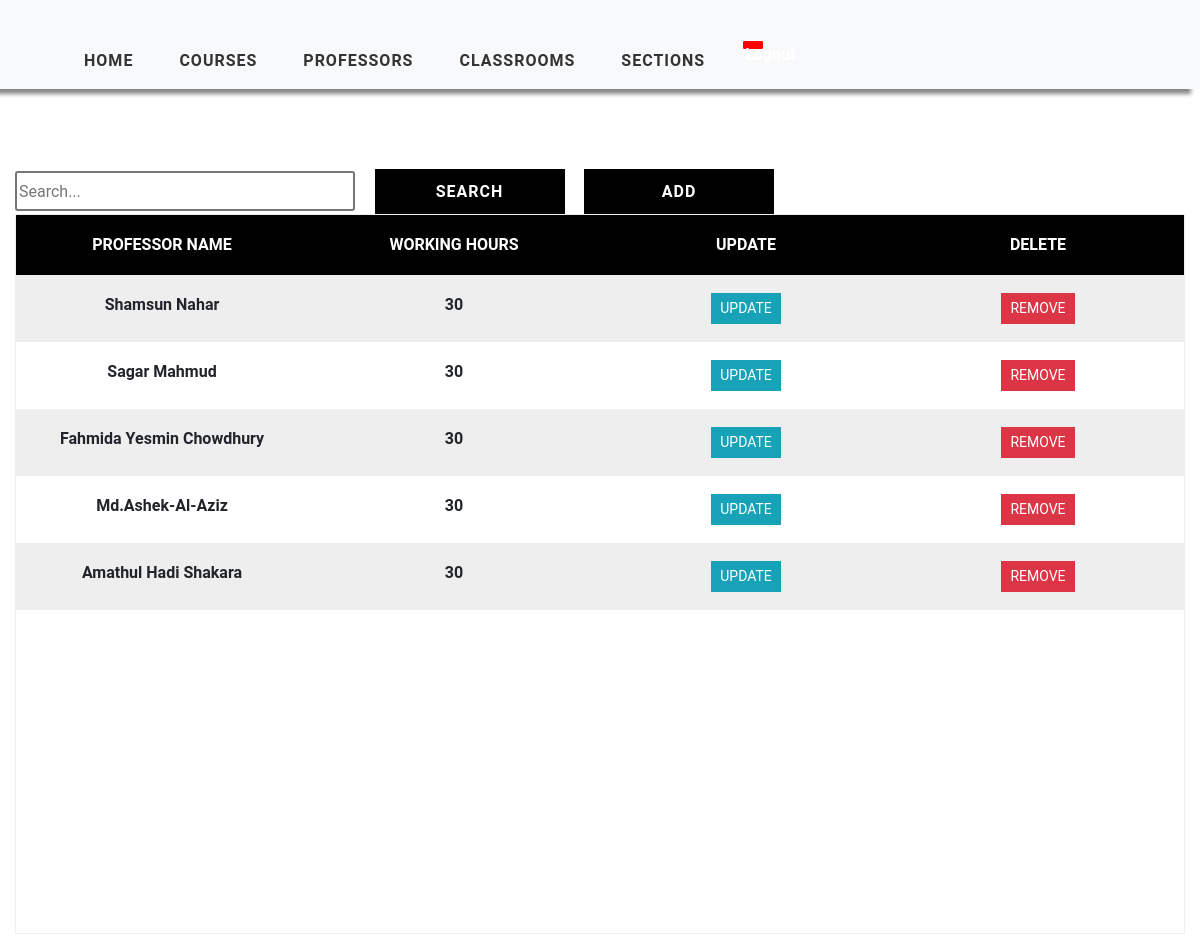
The page /professor_view/ (signed in) on the database its author committed.
### timetableapp/models.py (models this page shows, shortened)
class Professor(models.Model):
    professor_id = models.CharField(max_length=2000, primary_key=True)
    professor_name = models.CharField(max_length=2000, null=True)
    working_hours = models.IntegerField(null=True)
    available_hours = models.IntegerField(null=True)

### timetableapp/views.py (the view)
# urls.py: path('professor_view/', views.ProfessorTable, name='professor_view'),
@login_required(login_url='login')
def ProfessorTable(request):
    professor1 = Professor.objects.all()
    context = {'professor1': professor1}
    return render(request, 'timetableapp/ProfessorTable.html', context)

### timetableapp/templates/timetableapp/ProfessorTable.html
{% extends 'timetableapp/main.html' %}
{% load static %}
{% block content %}
    <div class="container-fluid">
    <div class="search">
        <input type="text" class="searchbox" placeholder="Search...">
        <input type="submit" value="Search" class="searchButton">
        <a href="{% url 'add-professor' %}"><button class="searchButton">Add </button></a>
    </div>
        <div class="table  text-center">
            <div class="table-header">
                <div class="header__item filter__link">
                   Professor Name
                </div>
                <div class="header__item filter__link">
                  Working Hours
                </div>
                <div class="header__item filter__link">
                    Update
                </div>
                <div class="header__item filter__link">
                    Delete
                </div>
            </div>
            <div class="tab-content">
                {% for prof in professor1 %}
                <div class="table-row text-center">
                    <div class="table-data">
                        {{ prof.professor_name }}
                    </div>
                    <div class="table-data">
                        {{ prof.working_hours}}
                    </div>
                    <div class="table-data">
                       <a href="{% url 'update-professor' prof.professor_id %}" class="btn btn-sm btn-info">Update</a>
                    </div>
                    <div class="table-data">
                       <a href="{% url 'delete-professor' prof.professor_id %}" class="btn btn-sm btn-danger" >Remove</a>
                    </div>
                </div>
                {% endfor %}
            </div>
        </div>
    </div>
{% endblock %}

### static/css/style.css (style rules this page uses)
a { cursor: pointer; }

### static/css/tables.css (style rules this page uses)
*, *:before, *:after { box-sizing: border-box; }
body { font-family: "Roboto", sans-serif; margin: 0; }
.table { border: 1px solid #eeeeee; overflow-y: auto; overflow-x: auto; overflow-style: marquee-line; height: 720px; }
.table-header { display: flex; width: 100%; background: #000; padding: 18px 0; position: sticky; top: 0; }
.table-row { display: flex; width: 100%; padding: 18px 0; }
.table-row:nth-of-type(odd) { background: #eeeeee; }
.table-data, .header__item { flex: 1 1 20%; text-align: center; font-family: Roboto, sans-serif; font-weight: bold; }
.header__item { text-transform: uppercase; }
.filter__link { color: white; text-decoration: none; position: relative; display: inline-block; padding-left: 24px; padding-right: 24px; }
.filter__link::after { content: ""; position: absolute; right: -18px; color: white; font-size: 12px; top: 50%; transform: translateY(-50%); }
.btn { border-radius: 0 !important; font-family: Roboto, sans-serif !important; text-transform: uppercase; }
.search { display: inline-block; }
.searchbox { width: 340px; height: 40px; border-style: solid; border-radius: 3px; font-family: Roboto, sans-serif; text-align: justify; }
.searchButton { width: 190px; height: 45px ; font-family: Roboto, sans-serif; text-transform: uppercase; letter-spacing: 1px; font-weight: bolder; color: white ; background: black; margin-left: 15px; margin-top: 40px; border-color: black ; border-radius: 0 ; border-style: solid; border-width: 3px ; }

### rows shown on the page
Professor: professor_name "Shamsun Nahar", working_hours "30"
Professor: professor_name "Sagar Mahmud", working_hours "30"
Professor: professor_name "Fahmida Yesmin Chowdhury", working_hours "30"
Professor: professor_name "Md.Ashek-Al-Aziz", working_hours "30"
Professor: professor_name "Amathul Hadi Shakara", working_hours "30"
